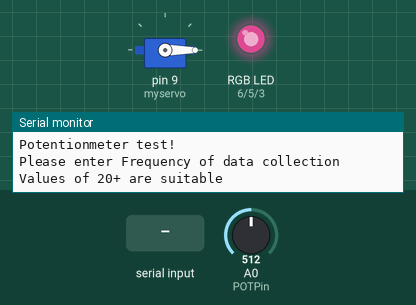
Simulated run of this sketch. Board: Arduino Uno, built with avr-gcc and run on an emulated ATmega328P. Shown: servo, an RGB LED mixed from three pins (HIGH = lit), the last lines printed to the serial monitor. The test bench sets the inputs (shaded band); at power-on: A0 (POTPin) = 512. Dim RGB values are drawn brighter than linear.

Above: at 2.3 s.
2.4 s: "90,45\n" received over Serial
At 2.8 s:
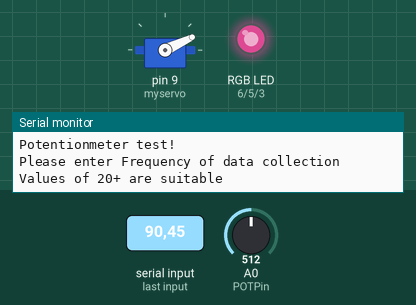
5.4 s: A0 (POTPin) set to 716
At 8.37 s:
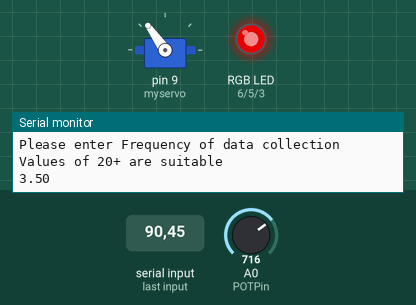
8.4 s: A0 (POTPin) set to 900
At 9.3 s:
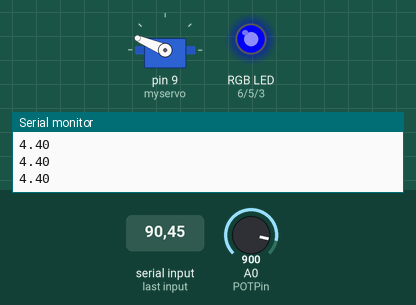
10.2 s: A0 (POTPin) set to 1023
At 11.1 s:
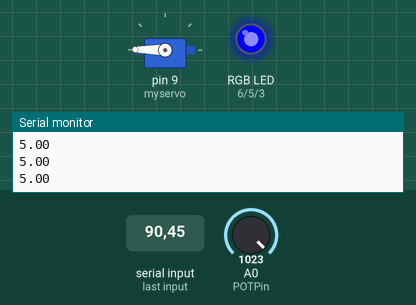
11.9 s: A0 (POTPin) set to 511
At 12.9 s:
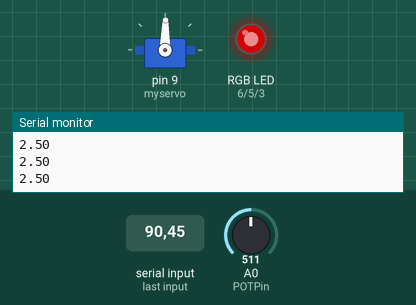
13.6 s: A0 (POTPin) set to 306
At 14.7 s:
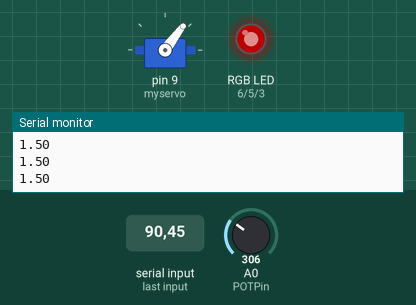
Timing chart, 0 to 16.3 s (numbered marks = the images above; inputs shaded):
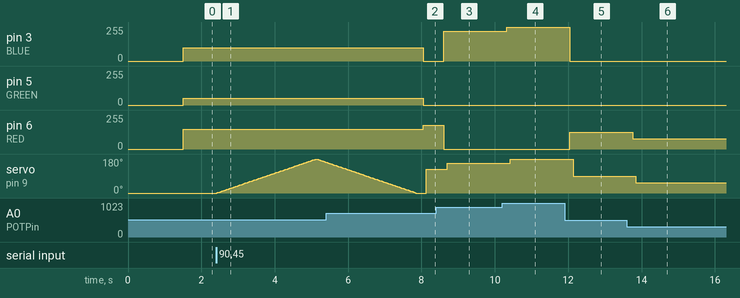

The sketch:

Potentionmeter_V3_SERVO_JL.ino
```cpp
/*
    Potentionmeter Control Of Servo Position
    Created by: Jacob Lawson
    Date: 03/08/2020
*/
#include <Servo.h>  // required library for the commands used below

// RGB LED output ports
#define BLUE 3
#define GREEN 5
#define RED 6

Servo myservo;  // create servo object to control a servo
// twelve servo objects can be created on most boards

int pos = 0;    // variable to store the servo position
int POTPin = A0;  // potentionmeter input at pin A0;
int POTreadvalue; // read value variable
int DataFreq1;     // user defined rate of data collection
int DataFreq2;     // rate of servo control
float Voltage;      // true voltage value across potentionmeter
int redValue;       // rgb RED value
int greenValue;     // rgb green value
int blueValue;      // rgb BLUE value
int ColourCycle = 255;

void setup() {

  // servo setup
  Serial.begin(9600);
  myservo.attach(9);  // attaches the servo on pin 9 to the servo object
  myservo.write(pos);
  delay(1500);

  // set pins to output
  pinMode(RED, OUTPUT);
  pinMode(GREEN, OUTPUT);
  pinMode(BLUE, OUTPUT);

  // write to pins
  digitalWrite(RED, LOW);
  digitalWrite(GREEN, LOW);
  digitalWrite(BLUE, LOW);
  analogWrite(BLUE, 100);
  analogWrite(GREEN, 50);
  analogWrite(RED, 150);

  // put your setup code here, to run once:
  pinMode(POTPin, INPUT);
  Serial.begin(9600);

  Serial.println("Potentionmeter test!");

  Serial.println("Please enter Frequency of data collection");
  Serial.println("Values of 20+ are suitable");
  while(Serial.available()==0){
        // makes the code wait until a number is entered
  }
  DataFreq1 = Serial.parseInt();
  DataFreq2 = 5 * DataFreq1;

  for (pos = 0; pos <= 180; pos += 1) { // goes from 0 degrees to 180 degrees
    // in steps of 1 degree
    myservo.write(pos);              // tell servo to go to position in variable 'pos'
    delay(15);                       // waits 15ms for the servo to reach the position
  }
  for (pos = 180; pos >= 0; pos -= 1) { // goes from 180 degrees to 0 degrees
    myservo.write(pos);              // tell servo to go to position in variable 'pos'
    delay(15);                       // waits 15ms for the servo to reach the position
  }
}

void loop() {
  // put your main code here, to run repeatedly:

  delay(DataFreq1);

  POTreadvalue = analogRead(POTPin);
  Voltage = POTreadvalue/204.6;
  //  Serial.println(Voltage);
  delay(DataFreq1);

  if ( Voltage > 4.00){

      blueValue = Voltage * 51;
      analogWrite(BLUE, blueValue);
      analogWrite(GREEN, 0);
      analogWrite(RED, 0);
      delay(DataFreq1);

      myservo.write(POTreadvalue/5.7);  // tell servo to go to position in variable 'pos'
      delay(15);                       // waits 15ms for the servo to reach the position

      Serial.println(Voltage);
  }
  if ( Voltage < 1.00){

      greenValue = Voltage * 51;
      analogWrite(GREEN, greenValue);
      analogWrite(RED, 0);
      analogWrite(BLUE, 0);
      delay(DataFreq1);

      myservo.write(POTreadvalue/5.7);  // tell servo to go to position in variable 'pos'
      delay(15);                       // waits 15ms for the servo to reach the position

      Serial.println(Voltage);
  }
  if ( Voltage > 1.00 && Voltage < 4.00){

      redValue = Voltage * 51;
      analogWrite(RED, redValue);
      analogWrite(GREEN, 0);
      analogWrite(BLUE, 0);
      delay(DataFreq1);

      myservo.write(POTreadvalue/5.7);  // tell servo to go to position in variable 'pos'
      delay(15);                       // waits 15ms for the servo to reach the position

      Serial.println(Voltage);
  }

}
```

Measured:
- after the input at 2.4 s, servo on pin 9 (myservo): rises from 0° to 180° in 2.7 s, then falls to 164° in 0.24 s
- after the input at 5.4 s, pin 6 (RED): 150/255 → 178/255 after 2.6 s
- after the input at 8.4 s, pin 3 (BLUE): 0/255 → 224/255 after 0.21 s; pin 6 (RED): 178/255 → 0/255 after 0.21 s; servo on pin 9 (myservo): 125° → 157° after 0.30 s
- after the input at 10.2 s, pin 3 (BLUE): 224/255 → 255/255 after 0.13 s; servo on pin 9 (myservo): 157° → 179° after 0.22 s
- after the input at 11.9 s, pin 3 (BLUE): 255/255 → 0/255 after 0.14 s; pin 6 (RED): 0/255 → 127/255 after 0.14 s; servo on pin 9 (myservo): 179° → 89° after 0.23 s
- after the input at 13.6 s, pin 6 (RED): 127/255 → 76/255 after 0.15 s; servo on pin 9 (myservo): 89° → 53° after 0.24 s
